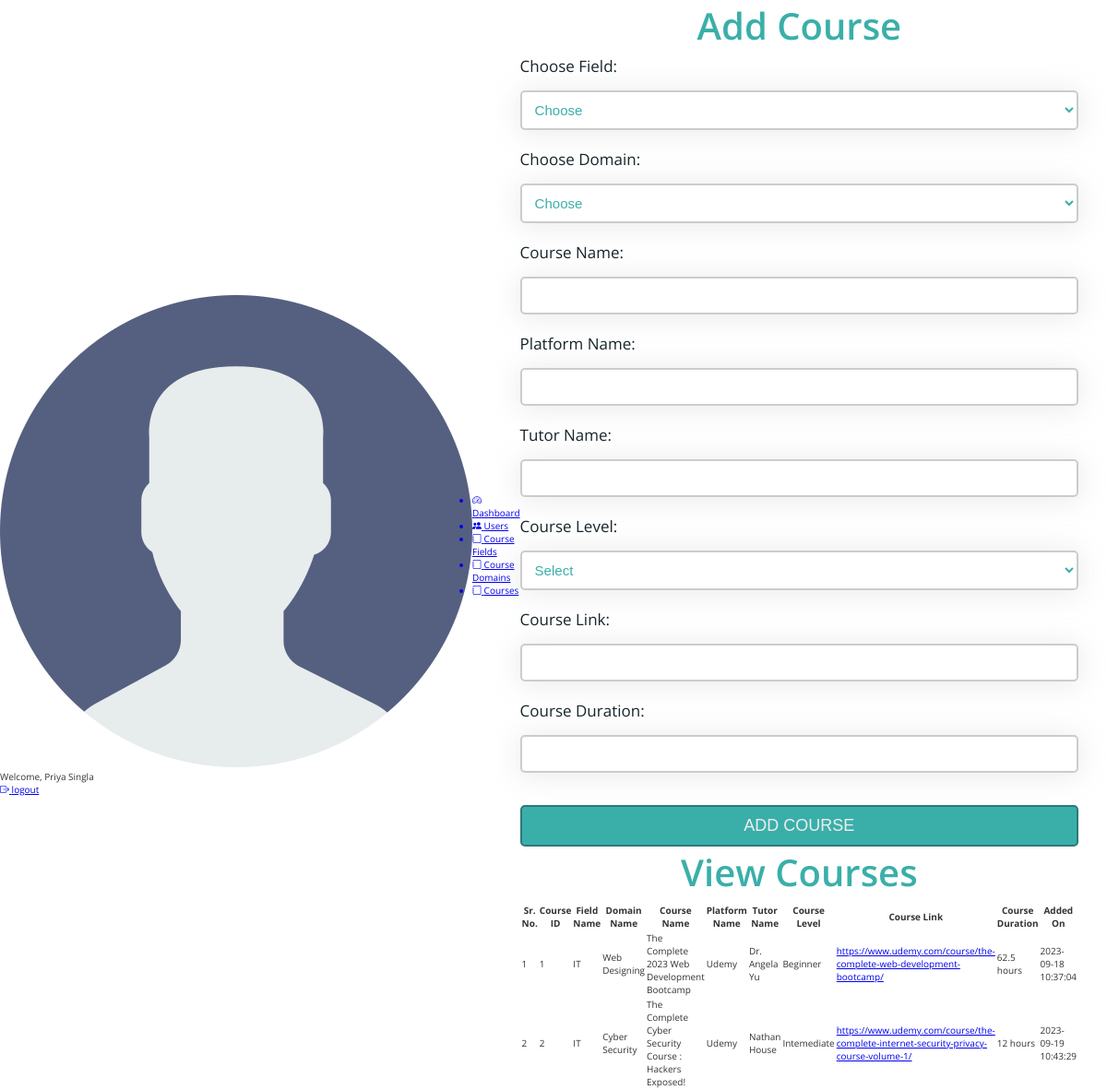
The page /courses.php (signed in) on the database its author committed.
### tables this page shows
CREATE TABLE `admin_table` (
  `admin_id` int(11) NOT NULL,
  `admin_first_name` varchar(100) NOT NULL,
  `admin_last_name` varchar(100) NOT NULL,
  `admin_email` varchar(100) NOT NULL,
  `admin_password` varchar(100) NOT NULL
);

CREATE TABLE `course_table` (
  `course_id` int(11) NOT NULL,
  `course_field` varchar(100) NOT NULL,
  `course_domain` varchar(100) NOT NULL,
  `course_name` varchar(200) NOT NULL,
  `platform_name` varchar(100) NOT NULL,
  `tutor_name` varchar(100) NOT NULL,
  `course_level` varchar(20) NOT NULL,
  `course_link` varchar(200) NOT NULL,
  `course_duration` varchar(20) NOT NULL,
  `added_on` datetime NOT NULL DEFAULT current_timestamp()
);

### courses.php (the view, shortened to what this page needs)
<?php
include "../connection.php";
?>
<!DOCTYPE html>
<html lang="en">
<head>
    <link rel="stylesheet" href="css/style.css">
    <link rel="stylesheet" href="https://cdn.jsdelivr.net/npm/bootstrap-icons@1.11.0/font/bootstrap-icons.css">
</head>
<body>
    <div class="container">
        <header class="header">
            <div class="header__left">
                <img src="../img/user.png" class="admin__header-user" alt="Admin">
                <span class="header__admin-name">Welcome,
                    <?php
                    $q = "SELECT * FROM admin_table WHERE admin_id = '" . $_SESSION['adminIdVce'] . "'";
                    $r = mysqli_query($con, $q);
                    if (mysqli_num_rows($r) > 0) {
                        $row = mysqli_fetch_array($r);
                        echo $row['admin_first_name'] . ' ' . $row['admin_last_name'];
                    }
                    ?>
                </span>
            </div>
            <div class="header__right">
                <a href="logout.php" class="header__admin-logout"><i class="bi bi-box-arrow-right"></i> logout</a>
            </div>
        </header>
        <section class="sidebar">
            <ul class="sidebar__items">
                <a href="dashboard.php" class="sidebar__item-link">
                    <li class="sidebar__item">
                        <i class="bi bi-speedometer2"></i>
                        <span>Dashboard</span>
                    </li>
                </a>
                <a href="users.php" class="sidebar__item-link">
                    <li class="sidebar__item">
                        <i class="bi bi-people-fill"></i>
                        <span>Users</span>
                    </li>
                </a>
                <a href="course-fields.php" class="sidebar__item-link">
                    <li class="sidebar__item">
                        <i class="bi bi-journal"></i>
                        <span>Course Fields</span>
                    </li>
                </a>
                <a href="course-domains.php" class="sidebar__item-link">
                    <li class="sidebar__item">
                        <i class="bi bi-journal"></i>
                        <span>Course Domains</span>
                    </li>
                </a>
                <a href="courses.php" class="sidebar__item-link">
                    <li class="sidebar__item">
                        <i class="bi bi-journal"></i>
                        <span>Courses</span>
                    </li>
                </a>
            </ul>
        </section>
        <main class="main__content">
            <div class="login-container-2">
                <form action="<?php echo htmlspecialchars($_SERVER['PHP_SELF']) ?>" method="post" class="login__form">
                    <h3 class="heading-3">Add Course</h3>
                    <div class="input">
                        <label class="label__text">Choose Field:</label>
                        <select name="f_name" class="input__box" required>
                            <option selected disabled hidden>Choose</option>
                        </select>
                    </div>
                    <div class="input">
                        <label class="label__text">Choose Domain:</label>
                        <select name="d_name" class="input__box" required>
                            <option selected disabled hidden>Choose</option>
                        </select>
                    </div>
                    <div class="input">
                        <label class="label__text">Course Name:</label>
                        <input type="text" class="input__box" name="c_name" required>
                    </div>
                    <div class="input">
                        <label class="label__text">Platform Name:</label>
                        <input type="text" class="input__box" name="p_name" required>
                    </div>
                    <div class="input">
                        <label class="label__text">Tutor Name:</label>
                        <input type="text" class="input__box" name="t_name" required>
                    </div>
                    <div class="input">
                        <label class="label__text">Course Level:</label>
                        <select name="c_level" class="input__box" required>
                            <option disabled selected hidden>Select</option>
                        </select>
                    </div>
                    <div class="input">
                        <label class="label__text">Course Link:</label>
                        <input type="text" class="input__box" name="c_link" required>
                    </div>
                    <div class="input">
                        <label class="label__text">Course Duration:</label>
                        <input type="text" class="input__box" name="c_duration" required>
                    </div>
                    <div class="input input__btn">
                        <input type="submit" value="Add Course" class="btn" name="add_course">
                    </div>
                </form>
            </div>
            <div class="view__container">
                <h3 class="heading-3">View Courses</h3>
                <div class="table__container">
                    <table class="table">
                        <thead>
                            <th>Sr. No.</th>
                            <th>Course ID</th>
                            <th>Field Name</th>
                            <th>Domain Name</th>
                            <th>Course Name</th>
                            <th>Platform Name</th>
                            <th>Tutor Name</th>
                            <th>Course Level</th>
                            <th>Course Link</th>
                            <th>Course Duration</th>
                            <th>Added On</th>
                        </thead>
                        <tbody>
                            <?php
                            $q1 = "Select * from course_table";
                            $r1 = mysqli_query($con, $q1);
                            $count = 1;
                            while ($row1 = mysqli_fetch_array($r1)) { ?>
                                <tr>
                                    <td><?php echo $count; ?></td>
                                    <td><?php echo $row1['course_id']; ?></td>
                                    <td><?php echo $row1['course_field']; ?></td>
                                    <td><?php echo $row1['course_domain']; ?></td>
                                    <td><?php echo $row1['course_name']; ?></td>
                                    <td><?php echo $row1['platform_name']; ?></td>
                                    <td><?php echo $row1['tutor_name']; ?></td>
                                    <td><?php echo $row1['course_level']; ?></td>
                                    <td>
                                        <a target="_blank" href="<?php echo $row1['course_link']; ?>">
                                            <?php echo $row1['course_link']; ?>
                                        </a>
                                    </td>
                                    <td><?php echo $row1['course_duration']; ?></td>
                                    <td><?php echo $row1['added_on']; ?></td>
                                </tr>
                            <?php
                                $count++;
                            }
                            ?>
                        </tbody>
                    </table>
                </div>
            </div>
        </main>
    </div>
</body>
</html>

### style.css (style rules this page uses)
:root { --color-primary: #3aafa9; --color-primary-dark: #2b7a78; --color-primary-light: #def2f1; --color-secondary: #17252a; --color-secondary-dark: #101a1d; --color-secondary-light: #377084; --color-grey-light-1: #999; --color-grey-light-2: #ccc; --color-grey-light-3: #eee; --color-grey-dark-1: #242424; --color-grey-dark-2: #333; --color-grey-dark-3: #474747; --color-white: #fff; --font-default: "Open Sans", sans-serif; }
*, *::before, *::after { margin: 0; padding: 0; box-sizing: inherit; }
html { font-size: 62.5%; box-sizing: border-box; }
body { color: var(--color-grey-dark-2); font-family: var(--font-default); }
.container { height: 100vh; display: grid; grid-template-columns: [full-start] minmax(min-content, 8rem) [center-start] repeat(2, [col-start] 1fr [col-end]) [center-end] minmax(min-content, 8rem) [full-end]; align-items: center; justify-items: center; }
.login-container-2 { grid-column: 3 / 4; }
.login__form { display: grid; grid-template-columns: 1fr; }
.heading-3 { font-size: 4rem; font-weight: 600; color: var(--color-primary); margin-bottom: 0.5rem; justify-self: center; }
.input { display: flex; flex-direction: column; gap: 1.5rem; }
.label__text { font-size: 1.7rem; font-weight: 400; color: var(--color-secondary); }
.input__box { padding: 1rem; border: 2px solid var(--color-grey-light-2); border-radius: 5px; background-color: var(--color-white); color: var(--color-primary); box-shadow: 0px 0.2rem 3rem 0.2rem rgba(156, 156, 156, 0.2); font-size: 1.5rem; margin-bottom: 2rem; }
.btn { padding: 1rem; font-size: 1.8rem; text-transform: uppercase; font-weight: 500; margin-top: 1.5rem; background-color: var(--color-primary); border: 2px solid var(--color-primary-dark); color: var(--color-grey-light-3); border-radius: 5px; cursor: pointer; }

### rows shown on the page
admin_table: admin_first_name "Priya", admin_last_name "Singla"
course_table: course_id "1", course_field "IT", course_domain "Web Designing", course_name "The Complete 2023 Web Development Bootcamp", platform_name "Udemy", tutor_name "Dr. Angela Yu", course_level "Beginner", course_link "https://www.udemy.com/course/the-complete-web-development-bootcamp/", course_duration "62.5 hours", added_on "2023-09-18 10:37:04"
course_table: course_id "2", course_field "IT", course_domain "Cyber Security", course_name "The Complete Cyber Security Course : Hackers Exposed!", platform_name "Udemy", tutor_name "Nathan House", course_level "Intemediate", course_link "https://www.udemy.com/course/the-complete-internet-security-privacy-course-volume-1/", course_duration "12 hours", added_on "2023-09-19 10:43:29"
